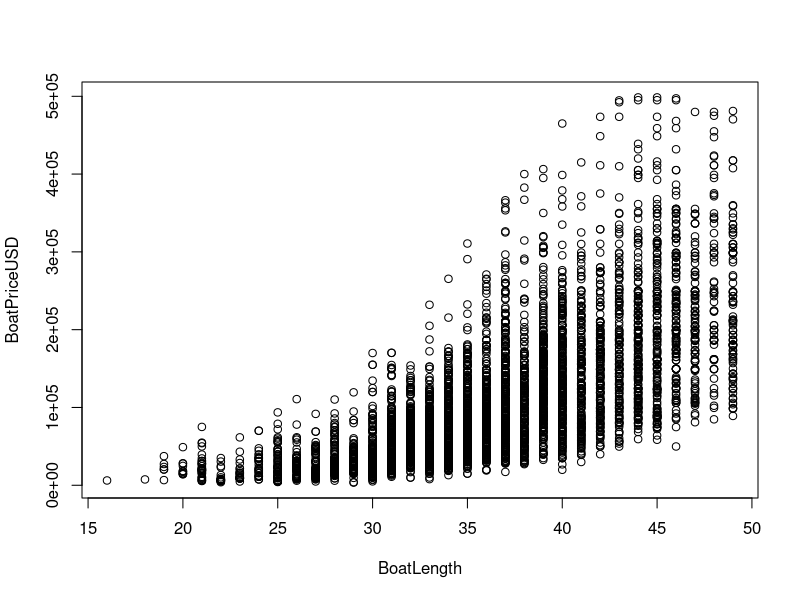
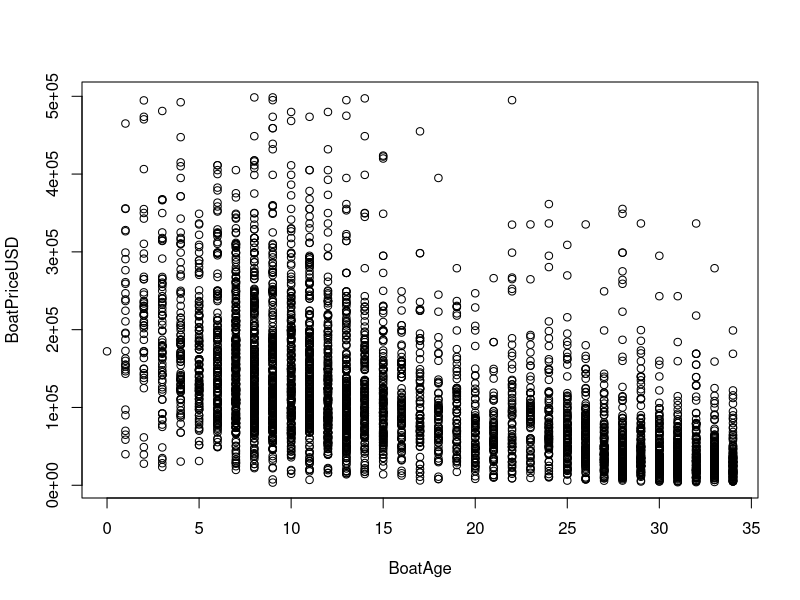
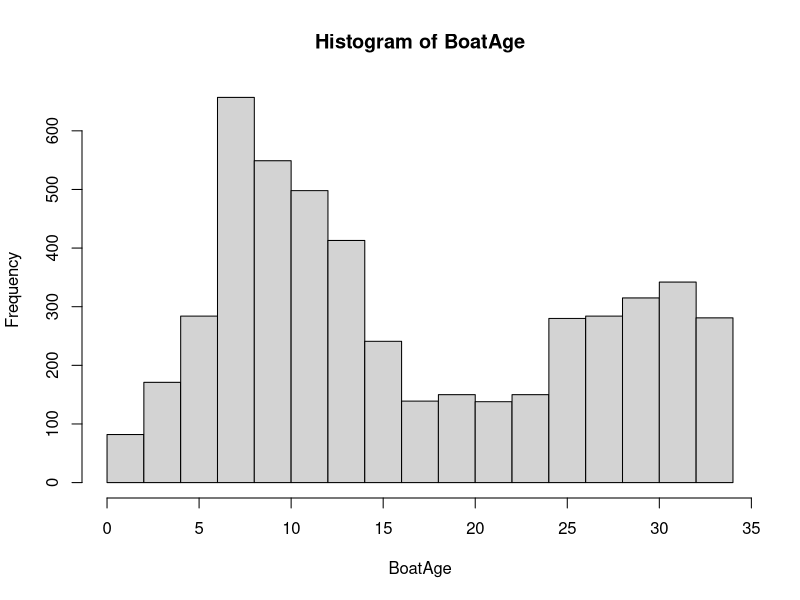
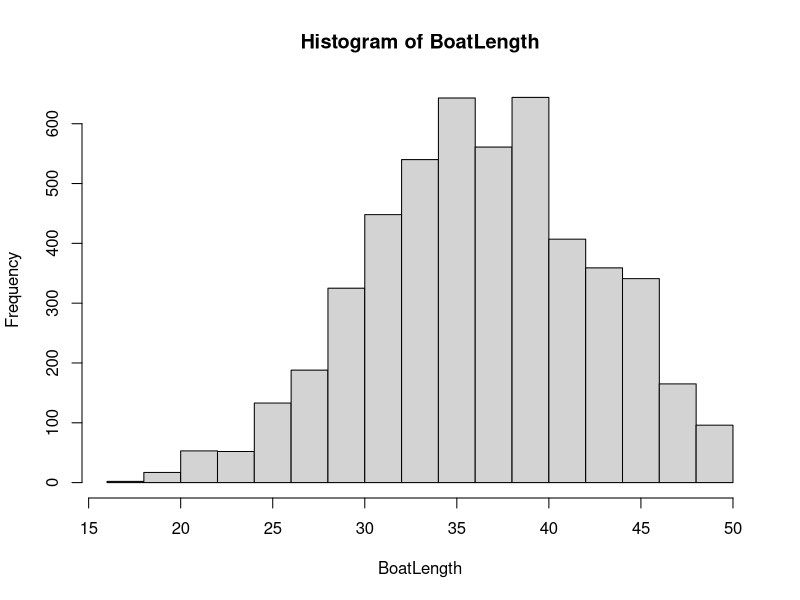
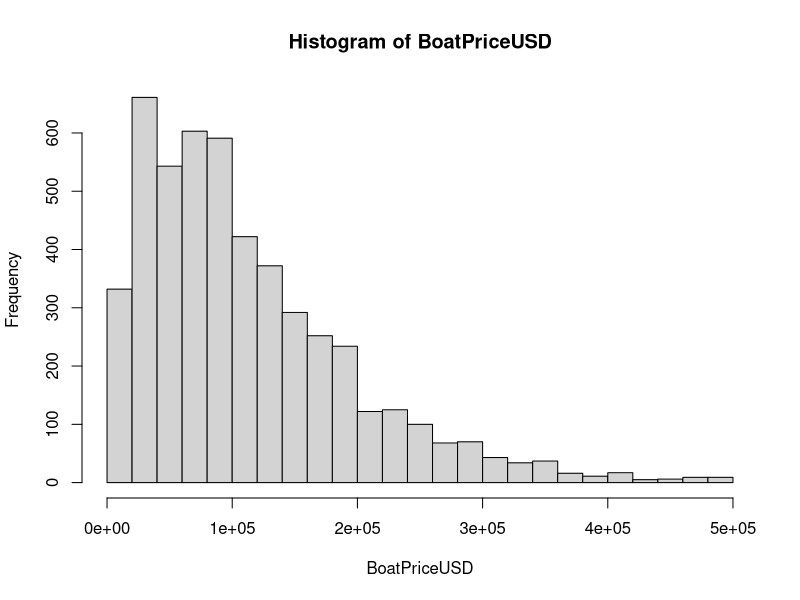
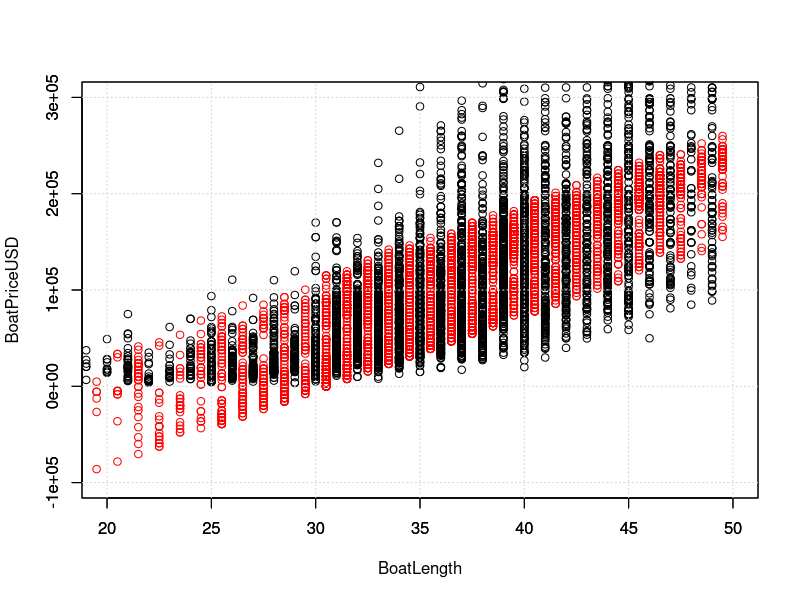
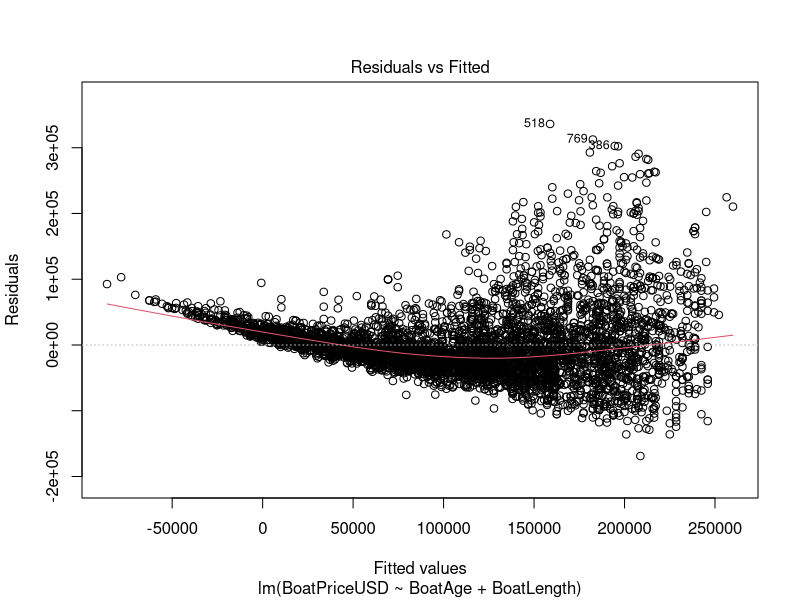
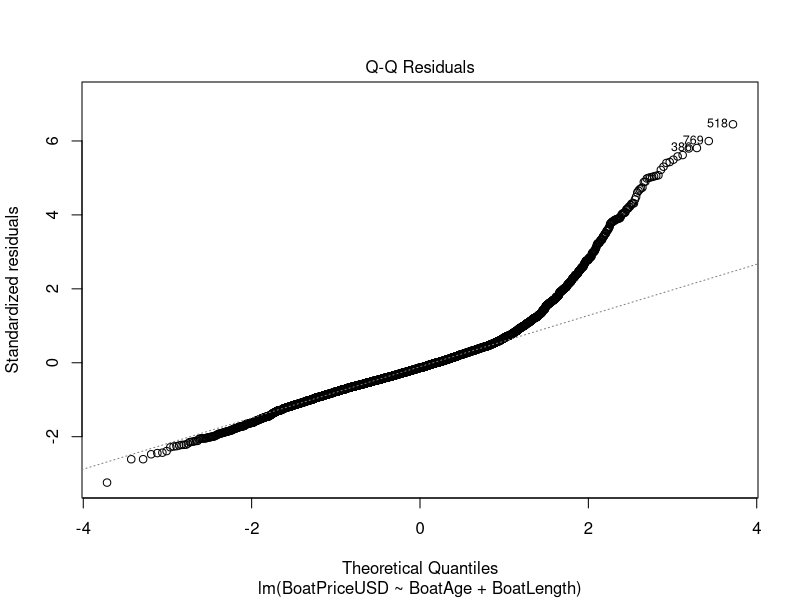

These figures' R source, in order:
## LengthMatters.r
########################################################################
##
## i.e. Sail Boat Length
##
## Coursera DS Intro Course
## Basic excercise in using RStudio&R
##
########################################################################
##
## Data are extracted from the "www.YachtWorld.com"
##
## Imported data are stored in A (list)
## A=[Length, Boat, Year, PriceUSD, Type, Use, NofE, Fuel, Hull]
##
## Length - Boat Length [ft]
## Boat - Boat Brand Name
## Year - Year New
## PriceUSD - Asking Price [USD]
## Type = [S-Sail Boat]
## Use= [N-New ; U-Used]
## NoOfEngines=[S=Single;T=Twin;O=Other]
## Fuel = [D-Diesel;G-Gas/Petrol;O-Other]
## Hull = [O-Other;Al-Aluminium;FC-Ferro-Cement;ST-Steel;FG-Fiberglass;CF-Carbon-Fiber;CP-Composite;W-Wood]
##
########################################################################


# help(read.cvs), getwd()
# get the data

A <- read.csv(file="YachtWorld-coursera.csv",head=TRUE,sep=",")

# names(A), summary(A)

## select some data range

ind = A$Length < 50 & 
      A$Use == "U" & 
      A$Hull == "FG" & 
      A$Year > 1980 &
      A$PriceUSD < 500000;

## so, the 'measurement' is

BoatPriceUSD = A$PriceUSD[ind]
BoatLength = A$Length[ind]
BoatAge = 2015-A$Year[ind]

# some plots, help(plot)
plot(BoatLength,BoatPriceUSD)
plot(BoatAge,BoatPriceUSD)

# histograms

hist(BoatAge)
hist(BoatLength)
hist(BoatPriceUSD,20)

# Linear Model, BoatPriceUSD = (par[1])* BoatAge + (par[2]) * BoatLength
# least square parameter estimation, help(lsfit)
# BoatPriceUSD = X * par = [BoatAge | BoatLength] * [par1 par2]'

X=cbind(BoatAge, BoatLength)

par=lsfit(X, BoatPriceUSD)

summary(par)
ls.print(par)


# Length Matters?
plot(BoatLength, BoatPriceUSD, xlim = c(20,50), ylim = c(-100000,300000), )
par(new=T)
plot(BoatLength+0.5, BoatPriceUSD-par$residual, xlim = c(20,50), ylim = c(-100000,300000), xlab="", ylab="", col = 'red')
grid(col = "lightgray", lty = "dotted")


# linear model fit

par2=lm(BoatPriceUSD~BoatAge+BoatLength)
plot(par2)


# BoatPriceUSD vs. BoatAge
plot(BoatAge,BoatPriceUSD,xlim=c(0,max(BoatAge)),ylim=c(-100000,max(BoatPriceUSD)),xlab="",ylab="")
par(new=T)
plot(BoatAge+0.5,BoatPriceUSD-par$residual,xlim=c(0,max(BoatAge)),ylim=c(-100000,max(BoatPriceUSD)),xlab="",ylab="",col='red')
grid(col = "lightgray", lty = "dotted")
title(main="Boat Price [USD]", sub="black - data, red - linear least square estimate", ylab ="BoatPriceUSD", xlab = "Boat Age")

## BoatPriceUSD vs. BoatLength

plot(BoatLength,BoatPriceUSD,xlim=c(0,max(BoatLength)),ylim=c(-100000,max(BoatPriceUSD)),xlab="",ylab="")
par(new=T)
plot(BoatLength+0.5,BoatPriceUSD-par2$residual,xlim=c(0,max(BoatLength)),ylim=c(-100000,max(BoatPriceUSD)),xlab="",ylab="",col='red')
grid(col = "lightgray", lty = "dotted")
title(main="Boat Price [USD]", sub="black - data, red - least square estimate", ylab ="BoatPriceUSD", xlab = "Boat Length")


# plot some data for various boat lengths
for (len in 40:41) {
   lenInd = BoatLength == len
   plot(BoatAge[lenInd],BoatPriceUSD[lenInd],xlim=c(0,max(BoatAge)),ylim=c(-100000,max(BoatPriceUSD)), xlab="",ylab="")
   par(new=T)
   plot(BoatAge[lenInd],BoatPriceUSD[lenInd]-par2$residual[lenInd],xlim=c(0,max(BoatAge)),ylim=c(-100000,max(BoatPriceUSD)),xlab="",ylab="",type="l",col='red')
   grid(col = "lightgray", lty = "dotted")
   titleTXT = c("Boat Price [USD]","BoatLength = ",as.character(len))
   title(main=titleTXT, sub="black - data, red - least square estimate", xlab = "Boat Age", ylab ="BoatPriceUSD")
}


#multiple plots on one page

par(mfrow=c(1,2))
for (len in 41:42) {
   lenInd = BoatLength == len
   plot(BoatAge[lenInd],BoatPriceUSD[lenInd],xlim=c(0,max(BoatAge)),ylim=c(-100000,max(BoatPriceUSD)), xlab="",ylab="")
   par(new=T)
   plot(BoatAge[lenInd],BoatPriceUSD[lenInd]-par2$residual[lenInd],xlim=c(0,max(BoatAge)),ylim=c(-100000,max(BoatPriceUSD)),xlab="",ylab="",type="l",col='red')
   grid(col = "lightgray", lty = "dotted")
   titleTXT = c("Boat Price [USD]","BoatLength = ",as.character(len))
   title(main=titleTXT, sub="black - data, red - least square estimate", xlab = "Boat Age", ylab ="BoatPriceUSD")
}


# What is a best buy for 50K USD?, (best price,len,age)
ind50 = BoatPriceUSD<=50000
BoatAge50 = BoatAge[ind50]
BoatLength50=BoatLength[ind50]
BoatPriceUSD50=BoatPriceUSD[ind50]

mat=array(0,c(max(BoatAge50),3))

for (age in 1:34) {
  ind1 = BoatAge50==age
  bage = BoatAge50[ind1]
  blen = BoatLength50[ind1]
  bprice = BoatPriceUSD50[ind1]
  ind2 = match(max(blen),blen)
  mat[age,1:3] = c(age,blen[ind2],bprice[ind2])
}

# plot(age, length)
par(mfrow=c(1,1))
   plot(mat[1:34,1],mat[1:34,2],xlab="",ylab="",type="l",col='red')
   grid(col = "lightgray", lty = "dotted")
   titleTXT = c("Buy a Boat for 50K USD","Length vs. Age")
   title(main=titleTXT,xlab = "Boat Age", ylab ="Boat Lenght")


# What is a best buy (best price,len,age)

zmat = array(0,c(max(BoatAge),max(BoatLength)))

for (age in 1: max(BoatAge)) {
   ind3 = BoatAge == age
   BoatPriceUSDage=BoatPriceUSD[ind3]
 
   for (len in min(BoatLength):max(BoatLength)) {
      ind4 = BoatLength[ind3]== len
      temp = BoatPriceUSDage[ind4]
      if (length(temp)) {
        zmat[age,len] = min(BoatPriceUSDage[ind4])
      }
   }
}

# 3D, kind of
xa = seq(max(BoatAge))
ya = seq(max(BoatLength))
persp(xa,ya[20:49],zmat[1:34,20:49],theta=-30,phi=30,xlab="age",ylab="length", zlab="price", main="Best Buy")



